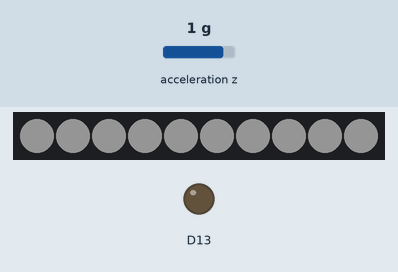
The sketch below on a simulated Adafruit Circuit Playground Express. Shown: 10 RGB LEDs in strip order, left to right, output pins drawn as LEDs (lit = HIGH). Inputs (shaded band) come from the test bench; at power-on: acceleration z 1 g. Dim RGB values are drawn brighter than linear.

Above: at 0.07 s.
At 3.03 s:
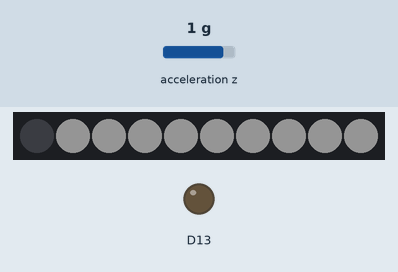
At 6.07 s:
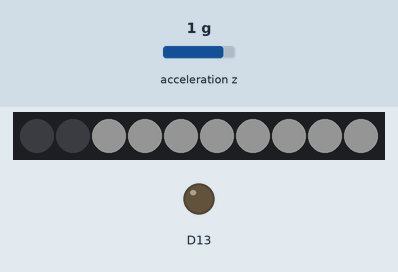
At 9.11 s:
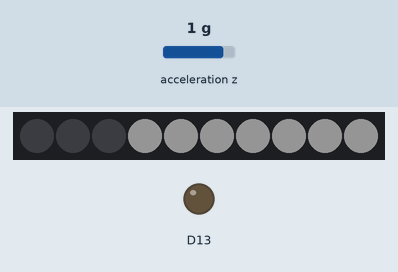
At 15.18 s:
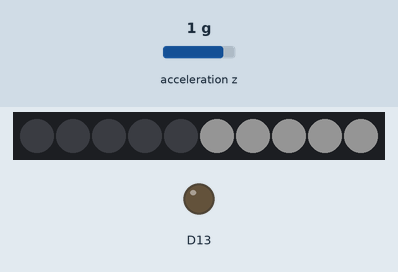
At 27.32 s:
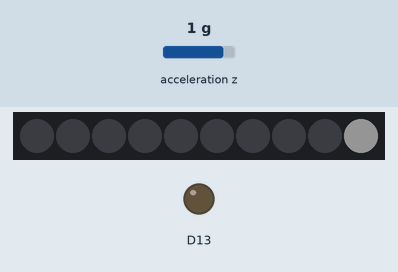

The sketch:

hourglass.ino
```cpp
// (licence header left out)
#include <Adafruit_CircuitPlayground.h>

#define COUNT_TIME    30000 // milliseconds
#define FADE_STEPS    100   // NeoPixel fade steps
#define R_SAND        255   // Sand color RED value
#define G_SAND        255   // Sand color GREEN value
#define B_SAND        255   // Sand color BLUE value

unsigned long DT;
float r, g, b;
float dr, dg, db;

///////////////////////////////////////////////////////////////////////////////
void setup() {
  Serial.begin(9600);

  // Initialize the Circuit Playground
  CircuitPlayground.begin();

  // Compute per NeoPixel wait time
  DT = COUNT_TIME / 10;

  // Compute the color value change per fade step
  dr = float(R_SAND) / float(FADE_STEPS);
  dg = float(G_SAND) / float(FADE_STEPS);
  db = float(B_SAND) / float(FADE_STEPS);
}

///////////////////////////////////////////////////////////////////////////////
void loop() {
  // Turn ON all the NeoPixels
  for (int p=0; p<10; p++) {
    CircuitPlayground.setPixelColor(p, uint8_t(R_SAND),
                                       uint8_t(G_SAND),
                                       uint8_t(B_SAND));
  }

  // Loop over each NeoPixel
  for (int p=0; p<10; p++) {
    // Set the start RGB values
    r = float(R_SAND);
    g = float(G_SAND);
    b = float(B_SAND);
    // Loop over each fading step
    for (int n=0; n<FADE_STEPS; n++) {
      delay(DT/FADE_STEPS); // Per fade step delay
      r = r - dr;           // Decrease the red value
      g = g - dg;           //    "      "  green "
      b = b - db;           //    "      "  blue  "
      CircuitPlayground.setPixelColor(p, uint8_t(r),
                                         uint8_t(g),
                                         uint8_t(b));
    }
  }

  // Wait for Circuit Playground to be flipped over (face down)
  while (CircuitPlayground.motionZ() > 0) {};

  // A little debounce
  delay(500);

  // Wait for Circuit Playground to be flipped back over (face up)
  while (CircuitPlayground.motionZ() < 0) {};
}
```
